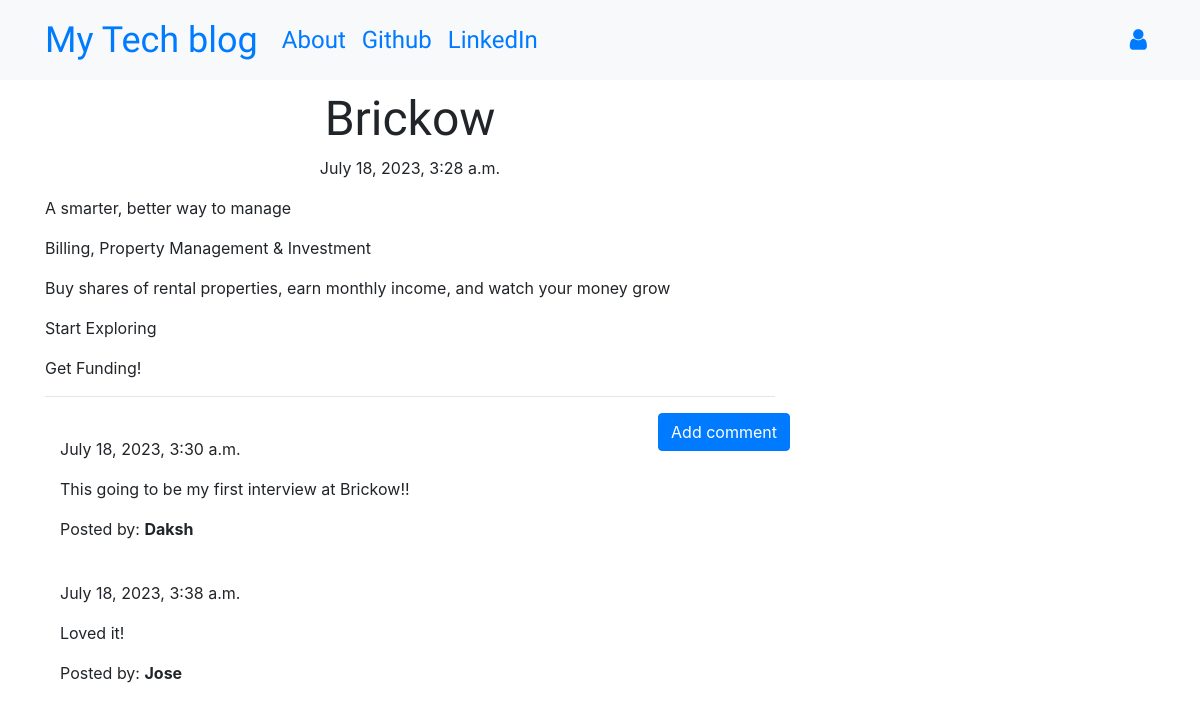
Screenshot of /post/3 with the database file from the repository.
### blog/models.py (models this page shows, shortened)
class Post(models.Model):
    author = models.ForeignKey('auth.User',on_delete=models.CASCADE)
    title = models.CharField(max_length=200)
    text = models.TextField()
    created_date = models.DateTimeField(default=timezone.now)
    published_date = models.DateTimeField(blank=True, null=True)

class Comment(models.Model):
    post = models.ForeignKey('blog.Post', related_name='comments',on_delete=models.CASCADE)
    author = models.CharField(max_length=200)
    text = models.TextField()
    created_date = models.DateTimeField(default=timezone.now)
    approved_comment = models.BooleanField(default=False)

### blog/views.py (the view)
# urls.py: path('post/<int:pk>', views.PostDetailView.as_view(), name='post_detail'),
class PostDetailView(DetailView):
    model = Post

### blog/templates/blog/post_detail.html (shortened to what this page needs)
{% extends 'blog/base.html' %}
{% block content %}
        <h1 class='posttitle loader'>{{ post.title }}</h1>
        {% if post.published_date %}
            <div class="date postdate">
                {{ post.published_date }}
            </div>
        {% else %}
            <a class="btn btn-outline-dark" href="{% url 'post_publish' pk=post.pk %}">Publish</a>
        {% endif %}
      <p class='postcontent' >{{ post.text|safe|linebreaksbr }}</p>
  <hr>
  <a class="btn btn-primary btn-comment" href="{% url 'add_comment_to_post' pk=post.pk %}">Add comment</a>
  <div class="container">
  {% for comment in post.comments.all %}
  <br>
      {% if user.is_authenticated or comment.approved_comment %}
              {{ comment.created_date }}
          <p>{{ comment.text|safe|linebreaks }}</p>
          <p>Posted by: <strong>{{ comment.author }}</strong></p>
      {% endif %}
  {% empty %}
      <p>No comments posted.</p>
  {% endfor %}
</div>
{% endblock %}

### blog/templates/blog/base.html (shortened to what this page needs)
<!DOCTYPE html>
{% load static %}
<html>
  <head>
    <link rel="stylesheet" href="https://stackpath.bootstrapcdn.com/bootstrap/4.1.3/css/bootstrap.min.css"
>
    <link href="https://maxcdn.bootstrapcdn.com/font-awesome/4.7.0/css/font-awesome.min.css" rel="stylesheet">
    <link rel="stylesheet" href="//cdn.jsdelivr.net/medium-editor/latest/css/medium-editor.min.css" type="text/css" media="screen" charset="utf-8">
    <link rel="stylesheet" href="{% static 'css/blog.css' %}">
  </head>
  <body class='loader'>
    <nav class="navbar navbar-expand-lg bg-light techfont">
      <div class="container">
        <div class="navbar-nav align-items-center">
          <a class="navbar-brand bigbrand" href="{% url 'post_list' %}">My Tech blog</a>
          <a class="nav-item nav-link" href="{% url 'about' %}">About</a>
          <a class="nav-item nav-link" href="https://www.github.com">Github</a>
          <a class="nav-item nav-link" href="https://www.linkedin.com">LinkedIn</a>
        </div>
        <div class="navbar-nav align-items-center ml-auto">
          {% if user.is_authenticated %}
            <a class="nav-item nav-link" href="{% url 'post_new' %}">New Post</a>
            <a class="nav-item nav-link" href="{% url 'post_draft_list' %}">Drafts</a>
            <a class="nav-item nav-link" href="{% url 'logout' %}">Log out</a>
            <a >Welcome: {{ user.username }}</a>
          {% else %}
            <a class="nav-item nav-link" href="{% url 'login' %}" aria-label="Login">
              <span class="fa fa-user" aria-hidden="true"></span></a>
          {% endif %}
        </div>
      </div>
    </nav>
          <div class="content container">
              <div class="row">
                  <div class="col-md-8">
                    <div class="blog_posts">
                      {% block content %}
                      {% endblock %}
                    </div>
                  </div>
              </div>
          </div>
  </body>
</html>

### blog/static/css/blog.css (style rules this page uses)
.techfont { font-family: 'Russo One', sans-serif; font-size: 1.5em; margin-bottom: 10px; }
.postdate { text-align: center; }
.posttitle { font-family: 'Russo One', sans-serif; font-size: 3em; text-align: center; }
.postcontent { font-family: 'Montserrat'; font-size: 1.5em; }
.btn-comment { position: absolute; right: 0px; }
.bigbrand { font-size: 1.5em; }
.loader { filter:hue-rotate(0deg); color: linear-gradient(45deg,#0f8,#08f); animation:hue 5000ms infinite linear; }

### rows the page displays
Post: title "Brickow", published_date "July 18, 2023, 3:28 a.m.", text "A smarter, better way to manage Billing, Property Management & Investment Buy shares of rental properties, earn monthly income, and watch your money grow Start Exploring Get Funding!"
Comment: created_date "July 18, 2023, 3:30 a.m.", text "This going to be my first interview at Brickow!!", author "Daksh"
Comment: created_date "July 18, 2023, 3:38 a.m.", text "Loved it!", author "Jose"
